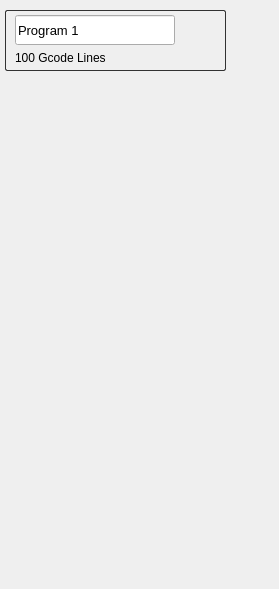
                   <widget class="QWidget" name="wgProgramContainer">
                    <property name="geometry">
                     <rect>
                      <x>0</x>
                      <y>0</y>
                      <width>279</width>
                      <height>589</height>
                     </rect>
                    </property>
                    <widget class="QFrame" name="frExProgram">
                     <property name="geometry">
                      <rect>
                       <x>5</x>
                       <y>10</y>
                       <width>221</width>
                       <height>61</height>
                      </rect>
                     </property>
                     <property name="styleSheet">
                      <string notr="true">QFrame{
border-radius: 2px;
border: 1px solid rgb(50, 50, 50)
}

QLabel{
border: none
}</string>
                     </property>
                     <property name="frameShape">
                      <enum>QFrame::StyledPanel</enum>
                     </property>
                     <property name="frameShadow">
                      <enum>QFrame::Raised</enum>
                     </property>
                     <widget class="QLineEdit" name="leExProgramName">
                      <property name="enabled">
                       <bool>true</bool>
                      </property>
                      <property name="geometry">
                       <rect>
                        <x>10</x>
                        <y>5</y>
                        <width>160</width>
                        <height>30</height>
                       </rect>
                      </property>
                      <property name="font">
                       <font>
                        <pointsize>10</pointsize>
                       </font>
                      </property>
                      <property name="cursor">
                       <cursorShape>SizeHorCursor</cursorShape>
                      </property>
                      <property name="styleSheet">
                       <string notr="true"/>
                      </property>
                      <property name="text">
                       <string>Program 1</string>
                      </property>
                     </widget>
                     <widget class="QPushButton" name="pbExDeleteProgram">
                      <property name="geometry">
                       <rect>
                        <x>180</x>
                        <y>5</y>
                        <width>30</width>
                        <height>31</height>
                       </rect>
                      </property>
                      <property name="text">
                       <string/>
                      </property>
                      <property name="icon">
                       <iconset>
                        <normaloff>C:/Users/Admin/.designer/backup/icon/delete.png</normaloff>C:/Users/Admin/.designer/backup/icon/delete.png</iconset>
                      </property>
                      <property name="iconSize">
                       <size>
                        <width>30</width>
                        <height>30</height>
                       </size>
                      </property>
                      <property name="autoDefault">
                       <bool>false</bool>
                      </property>
                      <property name="default">
                       <bool>true</bool>
                      </property>
                      <property name="flat">
                       <bool>true</bool>
                      </property>
                     </widget>
                     <widget class="QLabel" name="lbExGCodeNumber">
                      <property name="geometry">
                       <rect>
                        <x>10</x>
                        <y>40</y>
                        <width>101</width>
                        <height>16</height>
                       </rect>
                      </property>
                      <property name="styleSheet">
                       <string notr="true"/>
                      </property>
                      <property name="text">
                       <string>100 Gcode Lines</string>
                      </property>
                     </widget>
                    </widget>
                   </widget>
